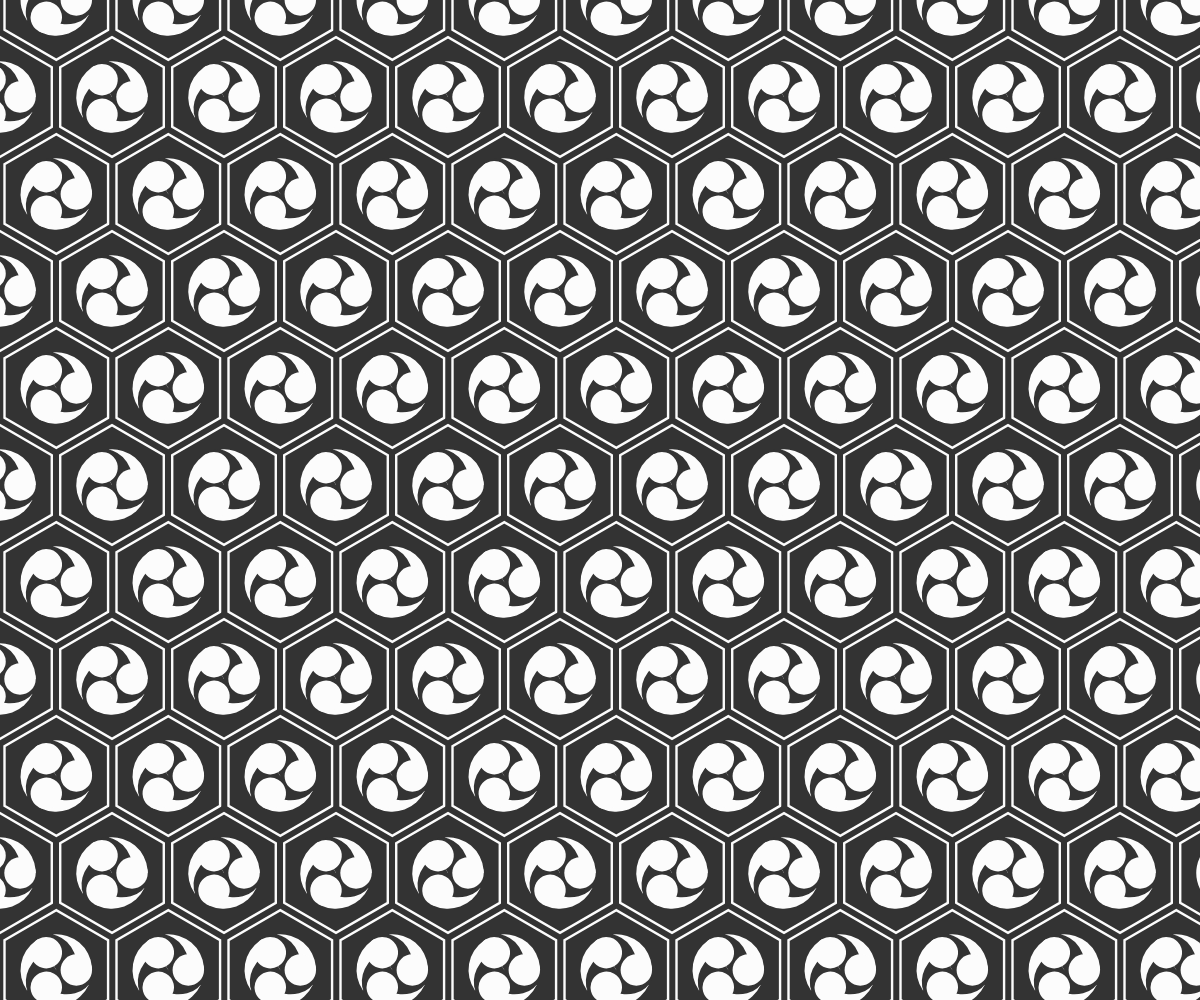
Frame 1 (no input)
Frame 2 (the mouse pressed at the canvas centre, redrawn once): identical to frame 1, image omitted

The p5.js sketch that drew this single still picture (run headless with seeded random() and noise() and a simulated clock; the mouse was pressed at the canvas centre and the sketch redrawn once):

// p5.js sketch
// ── sketch.js
"use strict"

const COLOR_A = "#333333";
const COLOR_B = "#FCFCFC";

function setup(){
	createCanvas(windowWidth, windowHeight);
	angleMode(DEGREES);
	textAlign(CENTER, CENTER); textSize(14);
	noLoop();
	noSmooth();
}

function draw(){
	background(33);

	const dia  = 65;
	const pX   = floor(dia * cos(30)) * 2;
	const pY   = floor(dia + dia * sin(30));
	const rows = floor(height / pY) + 2;
	const cols = floor(width / pX) + 2;
	for(let r=0; r<rows; r++){
		for(let c=0; c<cols; c++){
			let x = c * pX;
			let y = r * pY;
			if(r%2==0) x += dia * cos(30);
			drawKikko(x, y, dia, false);
			drawKikko(x, y, dia*0.92, true);
			drawTomoe(x, y, dia*1.1);
		}
	}
}

function drawKikko(x, y, len, flg){
	fill(COLOR_A);

	if(flg){
		stroke(COLOR_B); strokeWeight(len * 0.04);
	}else{
		noStroke();
	}

	const o = 360 / 6;
	push();
	translate(x, y);
	beginShape();
	for(let i=0; i<=6; i++){
		const d = o * i + o/2;
		const x = len * cos(d);
		const y = len * sin(d);
		vertex(x, y);
	}
	endShape();
	pop();
}

function drawTomoe(x, y, dia){
	fill(COLOR_A);
	noStroke();

	circle(x, y, dia);
	drawTail(x, y, dia, 0);
	drawTail(x, y, dia, 120);
	drawTail(x, y, dia, 240);
	drawBall(x, y, dia, 0);
	drawBall(x, y, dia, 120);
	drawBall(x, y, dia, 240);
}

function drawTail(x, y, dia, deg){
	const bSize = dia * 0.44;
	push();
	translate(x, y);
	rotate(deg);
	fill(COLOR_B);
	arc(0, 0, dia, dia, -95, 0);
	fill(COLOR_A);
	arc(-dia*0.1, 0, dia*0.8, dia, -95, 0);
	pop();
}

function drawBall(x, y, dia, deg){
	const bSize = dia * 0.44;
	push();
	translate(x, y);
	rotate(deg);
	fill(COLOR_B);
	circle(dia/2-bSize/2, 0, bSize);
	pop();
}
